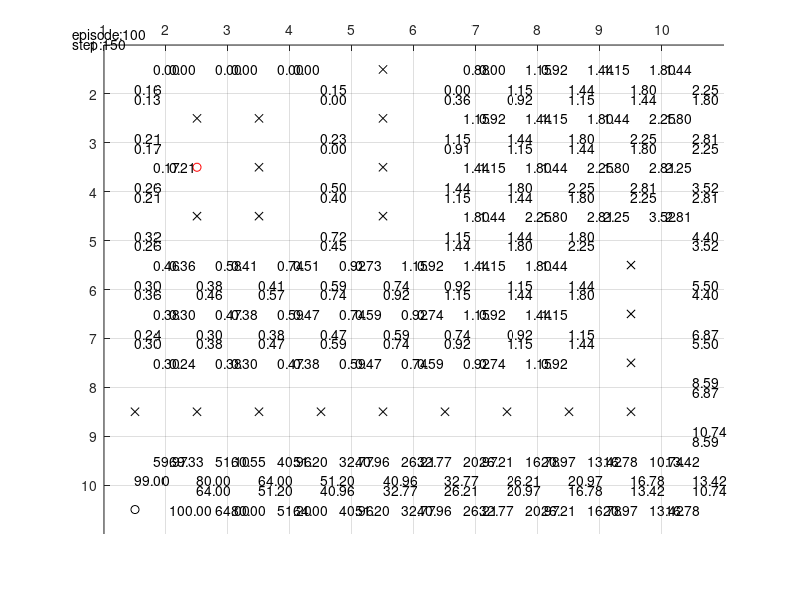

Reproduce this figure in MATLAB.
function qlearn

clc; clear all; close all;

%------------------------------------
% 1) Create map, Draw the map
%
% It should show Q values, Destination.
% For each episode, update the Q values.
%------------------------------------
global S; S = 7;
global G; G = 8;
global C; C = 1;
global O; O = 0;

small_map = ...
      [ S, C, C, C;
        C, C, O, C;
        C, O, O, C;
        C, C, C, G;
        ];
small_map2 = ...
      [ S, O, C;
        C, C, C;
        C, G, C;
        ];

small_map3 = ...
      [ S, C, C;
        O, C, C;
        C, C, G;
        ];

large_map = ...
      [ C, C, C, C, O, C, C, C, C, C;
        C, O, O, C, O, C, C, C, C, C;
        C, S, O, C, O, C, C, C, C, C;
        C, O, O, C, O, C, C, C, C, C;
        C, C, C, C, C, C, C, C, O, C;
        C, C, C, C, C, C, C, C, O, C;
        C, C, C, C, C, C, C, C, O, C;
        O, O, O, O, O, O, O, O, O, C;
        C, C, C, C, C, C, C, C, C, C;
        G, C, C, C, C, C, C, C, C, C;
        ];
map = large_map;
%map = large_map;

global ROW;
global COL;
[ROW,COL] = size(map);
display(sprintf('INFO: Map size = %d x %d',ROW,COL));
display(sprintf('INFO: 0 - obstacle | 1 - clear path | 7 - start | 8 - goal'));

%------------------------------------
% 2) Validate map, and capture start, goal position
% Draw the map if valid
%------------------------------------
num_start = 0;
num_goal = 0;
for r = 1:ROW
  for c = 1:COL
    if( map(r,c) == S )
      num_start = num_start + 1;
      start_r = r; start_c = c;
    end
    if( map(r,c) == G )
      num_goal = num_goal + 1;
      goal_r = r; goal_c = c;
    end
  end
end
if( num_start > 1 || num_goal > 1 )
  display('ERROR: Validate map: Too many start or goal');
  return;
end

% draw a map
axis([1 COL+1 1 ROW+1]);
grid on;
hold on;
set(gca,'XTick',[1:1:COL]);
set(gca,'YTick',[1:1:ROW]);
set(gca,'xaxislocation','top','ydir','reverse');

% plot start, goal, obstacles
plot(start_c+0.5,start_r+0.5,'ro');
plot(goal_c+0.5,goal_r+0.5,'ko');
for ri = 1:ROW
  for ci = 1:COL
    if(map(ri,ci)==O) % if it is a obstacle draw it
      plot(ci+0.5,ri+0.5,'kx');
    end
  end
end

%------------------------------------
% 3) convert map into immediate reward matrix (node base) using following
%
%     100  - goal
%     0    - clear path
%     -inf - obstacle, self, not reachable, or diagonal...
%------------------------------------
num_states = ROW*COL;
start_state = rc2indx(start_r,start_c);
goal_state = rc2indx(goal_r,goal_c);
R(num_states,num_states) = 0;

% 1st loop represent current node
% 2nd loop represent visiting node, check if it is clear path, or obstacle
for qx = 1:num_states
  [cr,cc] = indx2rc(qx);  % (c)urrent (r)ow and (c)ol
  if( map(cr,cc) == O ) % current node is an obstacle
    R(qx,:) = -inf;
    continue;
  end
  for qy = 1:num_states
    [vr,vc] = indx2rc(qy);
    if ( abs(vr-cr) == 1 && cc == vc ) % +/1 row
      if ( map(vr,vc) == C || map(vr,vc) == S )
        R(qx,qy) = 0;
      elseif( map(vr,vc) == G )
        R(qx,qy) = 100;
      else
        R(qx,qy) = -inf;
      end
    elseif (abs(vc-cc) == 1 && cr == vr ) % +/- col
      if ( map(vr,vc) == C || map(vr,vc) == S )
        R(qx,qy) = 0;
      elseif( map(vr,vc) == G )
        R(qx,qy) = 100;
      else
        R(qx,qy) = -inf;
      end
    else % diagonal
      R(qx,qy) = -inf;
    end
  end
end

R;

%------------------------------------
% 4) set up constants alpha, gamma, probabilities of movement, 
%------------------------------------
global EPISODES; EPISODES = 100;
display(sprintf('INFO: max episode %d',EPISODES));
global STEPS; STEPS = 150;
display(sprintf('INFO: max step %d',STEPS));
global ALPHA; ALPHA = [0.9]; % learning rate
display(sprintf('INFO: alpha %0.2f',ALPHA));
global GAMMA; GAMMA = [0.8]; % discount rate
display(sprintf('INFO: gamma %0.2f',GAMMA));
global DETERM_WORLD; DETERM_WORLD = 1;
display(sprintf('INFO: deterministic world %d',DETERM_WORLD));
global EPSIL_GREEDY_PR; EPSIL_GREEDY_PR = 0.1;
display(sprintf('INFO: e-greedy prob %0.2f',EPSIL_GREEDY_PR));

global DESIRED_PR;     DESIRED_PR     = 0.6;
display(sprintf('INFO: desired prob %0.2f',DESIRED_PR));
global OTHER_DIR_PR;   OTHER_DIR_PR   = 0.3;
display(sprintf('INFO: other dir prob %0.2f',OTHER_DIR_PR));
global INPLACE_PR;     INPLACE_PR     = 0.1;
display(sprintf('INFO: remain inplace prob %0.2f',INPLACE_PR));

%------------------------------------
% 5) loop thru num of EPISODES
%------------------------------------
for param_i = 1:size(ALPHA,2)

textbox(ROW,COL) = struct('up',[],'down',[],'left',[],'right',[]);
episode_tb_hldr = [];
steps_tb_hldr = [];

Q = zeros(size(R));
for e = 1:EPISODES
  steps = 1; % reset the number of steps
  s = randperm(num_states,1); % current state
  if(isempty(episode_tb_hldr))
    episode_tb_hldr = text(0.5,0.8,sprintf('episode:%d',e));
  else
    set(episode_tb_hldr,'String',sprintf('episode:%d',e));
  end
  while ( s ~= goal_state && steps <= STEPS )
    
    if(isempty(steps_tb_hldr))
      steps_tb_hldr = text(0.5,1,sprintf('step:%d',steps));
    else
      set(steps_tb_hldr,'String',sprintf('step:%d',steps));
    end
    
    % policy for selecting action goes here
    % TODO: add different policy routine: greedy, e-greedy, softmax
    avail_actions = find(R(s,:) >= 0); % find num of possible actions or exploration bonus
    num_actions = size(avail_actions,2);
    if ( num_actions > 0 )
    else
      break;  % started on an obstacle state
    end
    
    % get maximum q value for all states
    q_max = max(Q,[],2);
    
    if( DETERM_WORLD == 0 )
      tmp = rand();
      if( tmp >= EPSIL_GREEDY_PR )
        % random action
        action_taken = ( round(rand() * (num_actions - 1)) ) + 1;
      else
        % greedy action
        [tmp_state,action_taken] = max(avail_actions);
      end
      
      % transition function for observed state based on selected action
      ds = avail_actions(action_taken);
      os = transition_function(s,ds);
      %Q(s,ds) = Q(s,os) + ALPHA(param_i) * ( R(s,ds) + GAMMA(param_i) * q_max(ds) - Q(s,ds) );
      Q(s,ds) = Q(s,ds) + ALPHA(param_i) * ( R(s,ds) + GAMMA(param_i) * q_max(os) - Q(s,ds) );
      textbox = plot_value(Q,s,ds,textbox);
      s = os;
    else
      tmp = rand();
      if( tmp >= EPSIL_GREEDY_PR )
        % random action
        action_taken = ( round(rand() * (num_actions - 1)) ) + 1;
      else
        % greedy action
        [tmp_state,action_taken] = max(avail_actions);
      end
      
      fs = avail_actions(action_taken);
      Q(s,fs) = Q(s,fs) + ALPHA(param_i) * ( R(s,fs) + GAMMA(param_i) * q_max(fs) - Q(s,fs) );
      textbox = plot_value(Q,s,fs,textbox);
      s = fs;
    end

    steps = steps + 1;
  end
end


saveas(gcf,sprintf('a%0.2fg%0.2fe%d.jpg',ALPHA(param_i),GAMMA(param_i),EPISODES),'jpg');
end

Q;

%------------------------------------
% 6) Traverse from any starting point
%------------------------------------
qi = start_state;
plot_cnt = 0;
while qi ~= goal_state
  [max_value,indx] = max(Q(qi,:));
  [r,c] = indx2rc(qi);
  [fr,fc] = indx2rc(indx);
  if( c > fc )
    xx = [fc+0.5 c+0.5];
  else
    xx = [c+0.5 fc+0.5];
  end
  
  if( r > fr )
    yy = [fr+0.5 r+0.5];
  else
    yy = [r+0.5 fr+0.5];
  end
  plot(xx,yy);
  qi = indx;
  plot_cnt = plot_cnt + 1;
  if( plot_cnt > num_states )
    display('Did not converge');
    break;
  end
end

%%%%%%%%%%%%%%%%%%%%%%%%%%%%%%%%%%%%%%%%%%%%%%%%%%%%%%%%%%%%%%%%%%%%%%%%%%%
% end
%%%%%%%%%%%%%%%%%%%%%%%%%%%%%%%%%%%%%%%%%%%%%%%%%%%%%%%%%%%%%%%%%%%%%%%%%%%



%--------------------------------------------------------------------------
% transition function
%--------------------------------------------------------------------------
function observed_state = transition_function(s,a)
global DESIRED_PR;
global OTHER_DIR_PR;
global INPLACE_PR;
global ROW;
global COL;


bucket(1) = DESIRED_PR;
bucket(2) = bucket(1) + OTHER_DIR_PR;
bucket(3) = bucket(2) + INPLACE_PR;

r_action = rand();

if( r_action <= bucket(1) )
  observed_state = a;
elseif( r_action <= bucket(2) )
  RIGHT = 1; DOWN = 2; LEFT = 3; UP = 4;
  [r,c] = indx2rc(s);
  [fr,fc] = indx2rc(a);
  avail_actions = [];
  if ( fr - r == -1 )      % UP
    avail_actions = [RIGHT DOWN LEFT   ];
  elseif ( fc - c == 1)    % RIGHT
    avail_actions = [      DOWN LEFT UP];
  elseif ( fr - r == 1 )   % DOWN
    avail_actions = [RIGHT      LEFT UP];
  elseif ( fc - c == -1 )  % LEFT
    avail_actions = [RIGHT DOWN      UP];
  else
    display('bug 1');
  end
  
  rand_var = rand();
  if(rand_var <= 0.33)
    indx = 1;
  elseif(rand_var <= 0.66)
    indx = 2;
  elseif(rand_var <= 1)
    indx = 3;
  else
    display('bug 2');
  end
  
  if( avail_actions(indx) == RIGHT )
    if( c + 1 <= COL )
      fc = c + 1;
      observed_state = rc2indx(fr,fc);
    else
      observed_state = s;
    end
  elseif( avail_actions(indx) == DOWN )
    if( r + 1 <= ROW )
      fr = r + 1;
      observed_state = rc2indx(fr,fc);
    else
      observed_state = s;
    end
  elseif( avail_actions(indx) == LEFT )
    if( c - 1 >= 1 )
      fc = c - 1;
      observed_state = rc2indx(fr,fc);
    else
      observed_state = s;
    end
  elseif( avail_actions(indx) == UP )
    if( r - 1 >= 1 )
      fr = r - 1;
      observed_state = rc2indx(fr,fc);
    else
      observed_state = s;
    end
  else
    display('bug 3');
  end
  
  %display('not picking orig action');
else
  observed_state = s;
end

%--------------------------------------------------------------------------
% textbox
% Draws Q values on map
%--------------------------------------------------------------------------
function textbox = plot_value(Q,s,fs,textbox)
% update plot
[r,c] = indx2rc(s);
[fr,fc] = indx2rc(fs);

str = sprintf('%0.2f', Q(s,fs));
if ( fr - r == 1 )  % r+1
  if(isempty(textbox(r,c).down))
    textbox(r,c).down = text(c+0.5, r+0.9,str);
  else
    set(textbox(r,c).down,'String',str);
  end
elseif ( r - fr == 1) % r-1
  if(isempty(textbox(r,c).up))
    textbox(r,c).up = text(c+0.5, r+0.1,str);
  else
    set(textbox(r,c).up,'String',str);
  end
elseif( fc - c == 1) % c+1
  if(isempty(textbox(r,c).right))
    textbox(r,c).right = text(c+0.8, r+0.5,str);
  else
    set(textbox(r,c).right,'String',str);
  end
elseif( c - fc == 1) % c-1
  if(isempty(textbox(r,c).left))
    textbox(r,c).left = text(c+0.05, r+0.5,str);
  else
    set(textbox(r,c).left,'String',str);
  end
else
  display('should not be here, bug');
end
%pause(0.001);
drawnow;

%--------------------------------------------------------------------------
% rc2indx
%--------------------------------------------------------------------------
function index = rc2indx(r,c)
global ROW;
global COL;
index = (r-1)*COL+c;

%--------------------------------------------------------------------------
% indx2rc
%--------------------------------------------------------------------------
function [r,c] = indx2rc(i)
global ROW;
global COL;
r = ceil(i/COL);
c = mod(i,COL);
if( c == 0 )
  c = COL;
end
